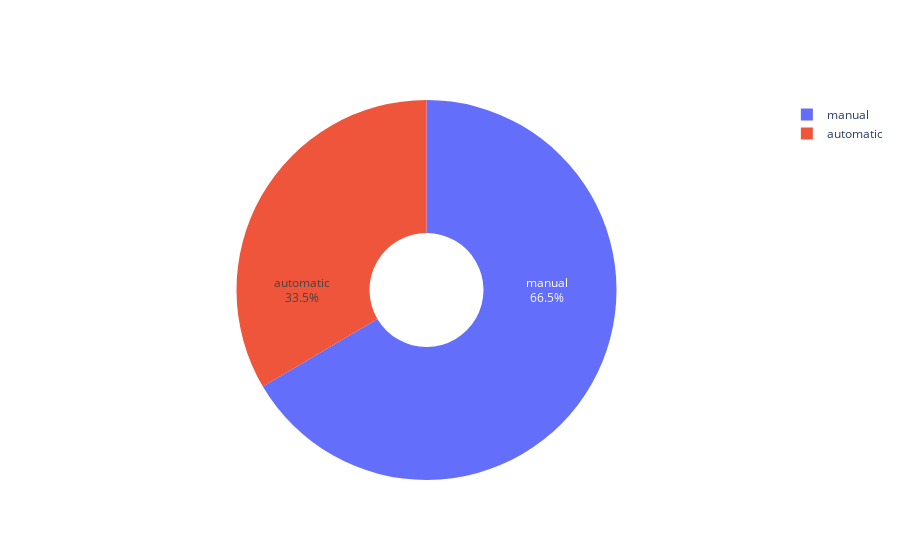

The notebook cell this image was saved under:
### Code cell
# Distribution of transmission
data_pie = df['transmission'].value_counts()

fig = go.Figure(data=[go.Pie(labels=data_pie.index, values=data_pie.tolist(), textinfo='label+percent',insidetextorientation='radial')])

fig.update_traces(hole=.3, hoverinfo="label+percent+name")

### Figure 1 — Plotly figure (JSON) as saved in the notebook; plotly's stock layout.template omitted (floating-point values rounded to 4 significant figures)
{"data": [{"hole": 0.3, "hoverinfo": "label+percent+name", "insidetextorientation": "radial", "labels": ["manual", "automatic"], "textinfo": "label+percent", "type": "pie", "values": [4261, 2145]}], "layout": {}}
